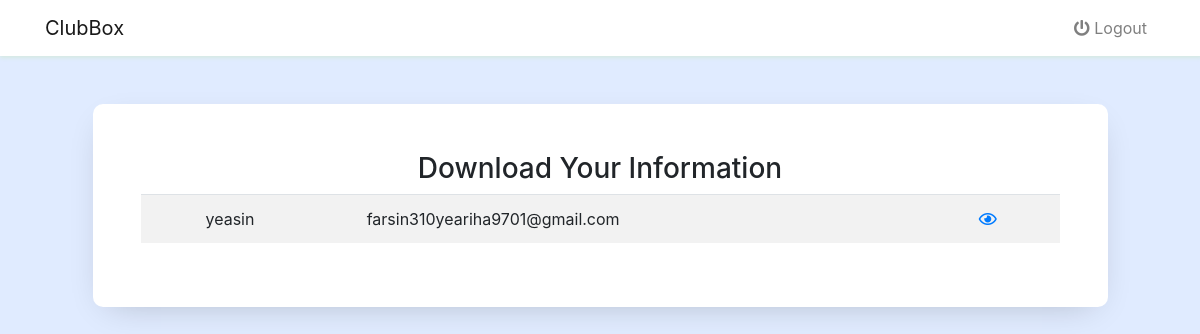
Before: /member/ (signed in) with the older database file.
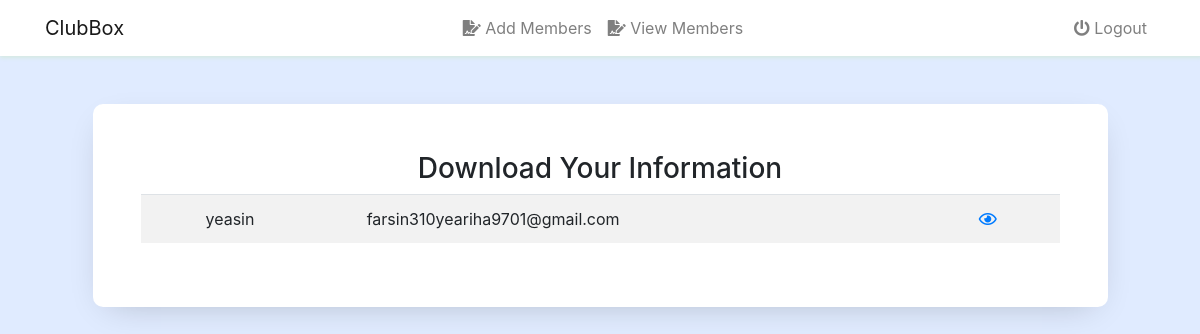
After: the same page with the newer database file.
### club/models.py (models this page shows, shortened)
class User(AbstractBaseUser, PermissionsMixin):
    username = models.CharField(max_length=100, unique=True)
    email = models.EmailField(_('email_address'), unique=True)
    password = models.CharField(max_length=200)
    confirm_password = models.CharField(max_length=200)
    USERNAME_FIELD = 'email'
    REQUIRED_FIELDS = []
    objects = CustomUserManager()
    is_admin = models.BooleanField(default=False)
    is_staff = models.BooleanField(default=False)
    is_active = models.BooleanField(default=True)

### club/views.py (the view)
# urls.py: path('member/',views.MemberDashboard.as_view(),name='member'),
class MemberDashboard(View):
    @method_decorator(login_required(login_url='home'))
    def dispatch(self,request,*args,**kwargs):
        return super().dispatch(request,*args,**kwargs)
    def get(self,request):
        return render(request,'dashboard/member.html')

### templates/dashboard/member.html (shortened to what this page needs)
{% extends 'base/base.html' %}
{% block body %}
<div class="container">
    <div class="row justify-content-center" >
        <div class="col-md-7 col-lg-11">
            <div class="login-wrap p-4 p-md-5 mt-5">
                <h3 class="text-center">Download Your Information</h3>
                <table class="table table-striped">
                    <tr>
                        <td>{{ user.member.name }}</td>
                        <td>{{ user.username }}</td>
                        <td>{{ user.email }}</td>
                        <td><a href="{% url 'view' %}"><i class="far fa-eye"></i></a></td>
                    </tr>
                </table>
            </div>
        </div>
    </div>
</div>
{% endblock %}

### templates/base/base.html (shortened to what this page needs)
<!DOCTYPE html>
<html lang="en">
<head>
    {% load static %}
    <link rel="stylesheet" href="https://cdnjs.cloudflare.com/ajax/libs/font-awesome/5.15.3/css/all.min.css" />
    <link rel="stylesheet" href="{% static 'css/min.css' %}">
    <link rel="stylesheet" href="{% static 'css/custom.css' %}">
</head>
<body>
    {% include 'base/header.html' %}
    {% block body %}
    {% endblock %}
</body>
</html>

### templates/base/header.html (shortened to what this page needs)
<nav class="navbar navbar-expand-md navbar-light " >
    <div class="container" >
        {% if user.is_admin %}
        <a class="navbar-brand" href="{% url 'admin' %}">
            <span>ClubBox</span>
        </a>
        {% else %}
        <a class="navbar-brand" href="{% url 'member' %}">
            <span>ClubBox</span>
        </a>
        {% endif %}
        <div class="collapse navbar-collapse" id="navbarNav">
            <div class="navbar-nav ml-auto">
                {% if user.is_admin %}
                <a class="nav-item nav-link" href="{% url 'add' %}"><i class="fas fa-file-signature"></i> Add Members </a>
                <a class="nav-item nav-link" href="{% url 'admin' %}"><i class="fas fa-file-signature"></i> View Members </a>
                {% endif %}
            </div>
            <ul class="navbar-nav ml-auto">
                    <li class="nav-item">
                        <a href="{% url 'logout' %}"  class="nav-link"> <i class="fas fa-power-off"></i> Logout</a>
                    </li>
            </ul>
            </div>
            </div>
    </nav>

### static/css/custom.css (style rules this page uses)
body { background-color: #e0ebff; }
nav { background-color: white; box-shadow: 0.5px 1px 4px 1px #d5eae1; position: sticky; top: 0; left: 0; right: 0; z-index: 1; }
.login-wrap { position: relative; background: #fff; border-radius: 10px; -webkit-box-shadow: 0px 10px 34px -15px rgb(0 0 0 / 24%); -moz-box-shadow: 0px 10px 34px -15px rgba(0, 0, 0, 0.24); box-shadow: 0px 10px 34px -15px rgb(0 0 0 / 24%); }

Changed rows visible on the page:
changed User "yeasin": is_admin False → True (drawn)
Other visible differences:
text now shown: "Add Members View Members"
